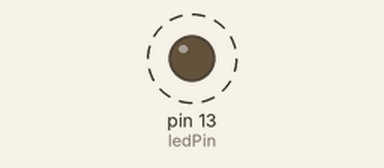
Bench run of a sketch on a simulated Arduino Uno, built with avr-gcc and run on an emulated ATmega328P. Shown: output pins drawn as LEDs (lit = HIGH). Dashed ring = blinking.

Above: at 0.5 s.
Timing chart, 0 to 4.6 s (numbered marks = the images above):
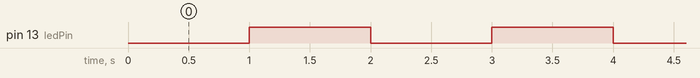

Measured:
- by itself, pin 13 (ledPin): alternates HIGH for 1.0 s and LOW for 1.0 s

The sketch:

BlinkWithoutDelay_1.ino
```cpp
/* Blink without Delay

 Utilizziamo la funzione millis() al posto di delay()
 per poter gestire il lampeggio di un LED senza bloccare
 il processore.

 Questo esercizio e' strutturato in una serie di passaggi incrementali
 nei quali una versione minimale si evolve per introdurre
 programmazione ad oggetti, interrupts, pointers.

Per vedere direttamente un esempio succinto:
- https://lab.piffa.net/sketchbook_andrea/basic/blinks/millis/millis.ino

Schema: https://lab.piffa.net/schemi/millis_bb.png

Tutorial:
- http://www.arduino.cc/en/Tutorial/BlinkWithoutDelay
 */

const int ledPin =  13;

// Variabili
boolean ledState = LOW;    // Variabile associata allo stato del LED
unsigned long previousMillis = 0;  // Timestamp dell'ultimo aggiornamento,
// previousMillis dovra' essere di tipo long in quanto deve contenere numeri grandi
// e sara' sempre positiva quindi unsigned.
const unsigned long interval = 1000;  // Intervallo tra un blink e l'altro (milliseconds)
// Dato che dovra' essere aggiunta ad altre variabili long e unsigned tanto vale
// fare anche interval come quelle

void setup() {
  pinMode(ledPin, OUTPUT);
}

void loop()
{
  // Verifichiamo se e' il momento di modificare lo variabile
  // associata allo stato del LED.

  if (millis() - previousMillis >= interval) {
    // Timestamp + timestamp = delta temporale

    previousMillis = previousMillis + interval ;
    // Aggiorniamo il contatore previousMillis

    // Se il LED e' spento accendiamolo e vice-versa:
    if (ledState == LOW)
    {
      ledState = HIGH;
    }
    else
    {
      ledState = LOW;
    }
    // e' possibile semplificare questa operazione?
    // Hint: lo stato del LED e' binario: ha solo due stati possibili.

    // Aggiorniamo lo stato del LED
    digitalWrite(ledPin, ledState);
  }
}

/* Domande
   1. Aggioungere un LED che brilli ogni 500ms: iniziare pensando
      a quali variabili gestiscono l'attuale LED e a quali si
      dovranno aggiungere.
   2. E' ora agevole cambiare gli intervalli dei due LED?
      Modificare gli intervalli dei due led (es 500ms - 320ms)
.
.
.
.
.
.
.
.
.
.
.
   Risposta
   3. Si sarebbe introdotto uno slip (ritardo) nei tempi dello sketch

 */
```
